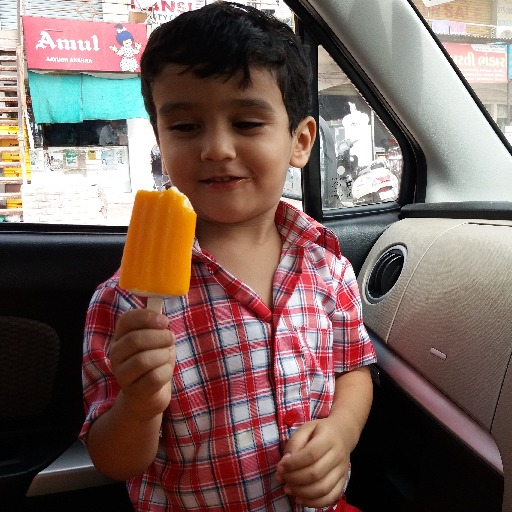
#> input picture Semester-7/DSE-05 DIP_Practicals/result/input.png, 512 x 512 px
$ python practical10.py   (older library calls are emulated)
#> lines starting #> are read from the running program, lines starting #| are printed output that depends on the picture
# 10. Edge Detection.
#     - Edge detection using different edge detection mask.


import cv2
import numpy as np
import os

os.makedirs("result/program10", exist_ok=True)

img = cv2.imread("result/input.png", 0)  # Load as grayscale
#> img: shape (512, 512); min 0, max 255, mean 104
if img is None:
    for p in ["input.jpg","result/program1/input.jpg","result/program5/grayscale.jpg"]:
        if os.path.exists(p):
            img = cv2.imread(p,0)
            if img is not None: break
if img is None:
    img = np.zeros((256,256),dtype=np.uint8); cv2.rectangle(img,(50,50),(200,200),255,-1)

cv2.imwrite("result/program10/original.jpg", img)

# Sobel
sx = cv2.Sobel(img,cv2.CV_64F,1,0,ksize=3); sy = cv2.Sobel(img,cv2.CV_64F,0,1,ksize=3)
#> after `sy = cv2.Sobel(img, cv2.CV_64F, 0, 1, ksize=3)`:
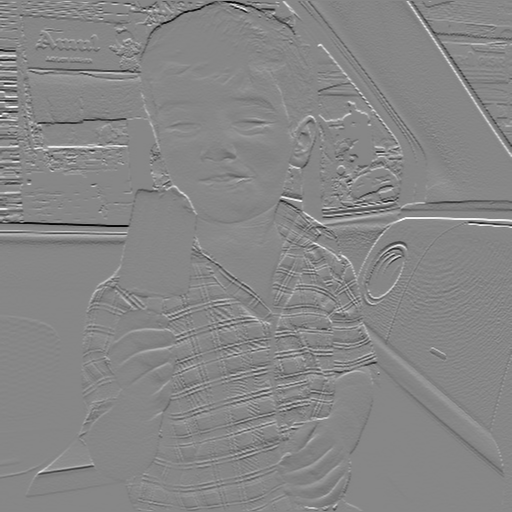
#> sy: shape (512, 512) float64; min -990, max 880, mean -2.7; drawn with min black and max white
sob = np.clip(np.hypot(sx,sy),0,255).astype(np.uint8)
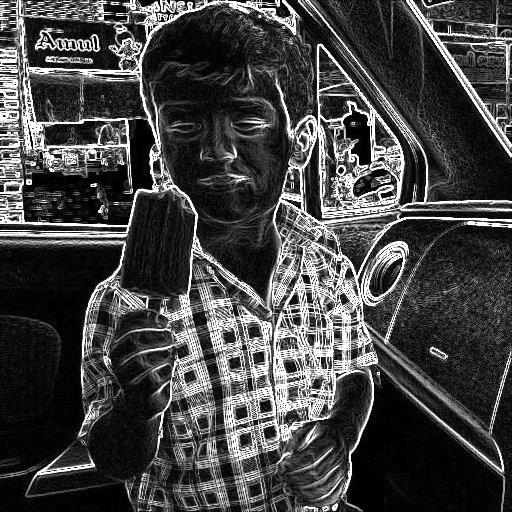
#> sob: shape (512, 512); min 0, max 255, mean 67.9

# Prewitt
kx=np.array([[1,1,1],[0,0,0],[-1,-1,-1]]); ky=np.array([[-1,0,1],[-1,0,1],[-1,0,1]])
px=cv2.filter2D(img,-1,kx); py=cv2.filter2D(img,-1,ky)
#> after `py = cv2.filter2D(img, -1, ky)`:
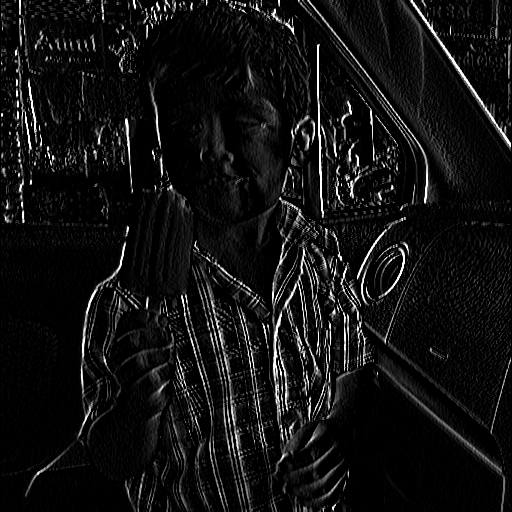
#> py: shape (512, 512); min 0, max 255, mean 17.6
pre = np.clip(np.hypot(px.astype(float),py.astype(float)),0,255).astype(np.uint8)
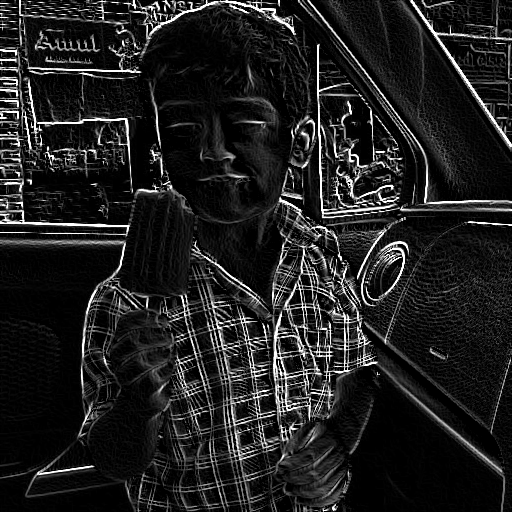
#> pre: shape (512, 512); min 0, max 255, mean 31.6

# Roberts
rx=np.array([[1,0],[0,-1]]); ry=np.array([[0,1],[-1,0]])
rxv=cv2.filter2D(img,-1,rx); ryv=cv2.filter2D(img,-1,ry)
rob = np.clip(np.hypot(rxv.astype(float),ryv.astype(float)),0,255).astype(np.uint8)

# Gaussian (Laplacian of Gaussian - LoG)
# First apply Gaussian blur, then Laplacian
gaussian_blur = cv2.GaussianBlur(img, (5, 5), 1.4)
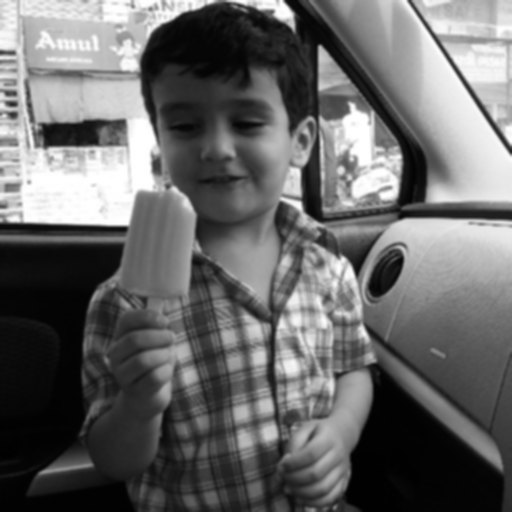
#> gaussian_blur: shape (512, 512); min 0, max 255, mean 104
log = cv2.Laplacian(gaussian_blur, cv2.CV_64F, ksize=3)
log = np.clip(np.abs(log), 0, 255).astype(np.uint8)
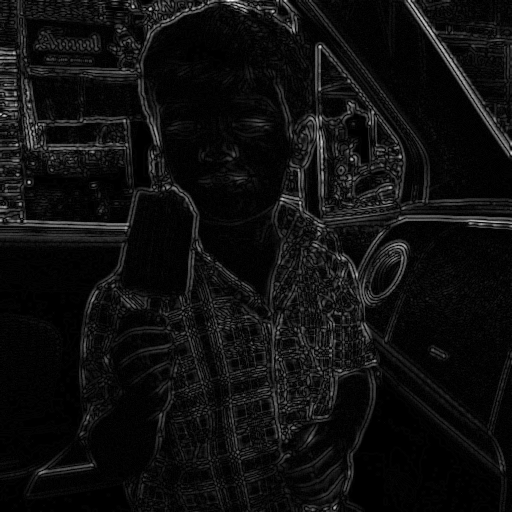
#> log: shape (512, 512); min 0, max 252, mean 14.9
cv2.imwrite("result/program10/gaussian_log.jpg", log)

# Canny
can = cv2.Canny(img,50,150)
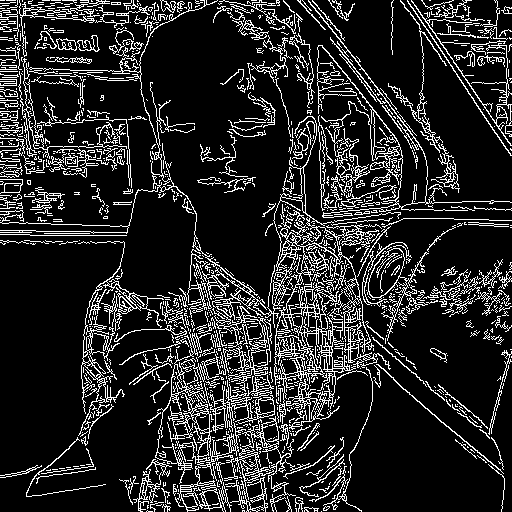
#> can: shape (512, 512); 15.4% white in thin lines or dots
cv2.imwrite("result/program10/sobel.jpg", sob)
cv2.imwrite("result/program10/prewitt.jpg", pre)
cv2.imwrite("result/program10/roberts.jpg", rob)
cv2.imwrite("result/program10/canny.jpg", can)

print("All outputs saved to result/program10/")
